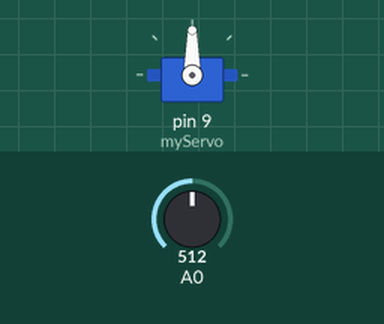
The sketch below on a simulated Arduino Uno, built with avr-gcc and run on an emulated ATmega328P. On the bench: servo. Inputs (shaded band) come from the test bench; at power-on: A0 = 512.

Above: at 1.2 s.
1.3 s: A0 set to 716
At 2.1 s:
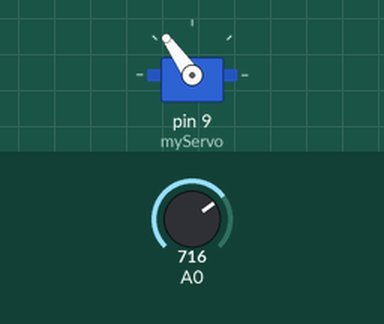
2.8 s: A0 set to 900
At 3.2 s:
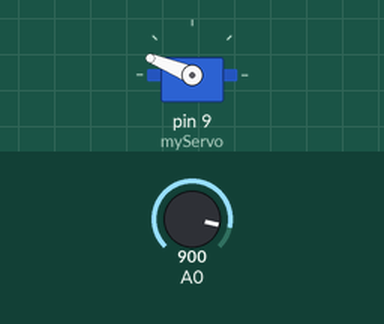
4.3 s: A0 set to 1023
At 5.5 s:
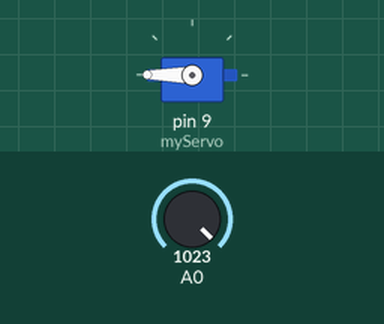
5.8 s: A0 set to 306
At 6.7 s:
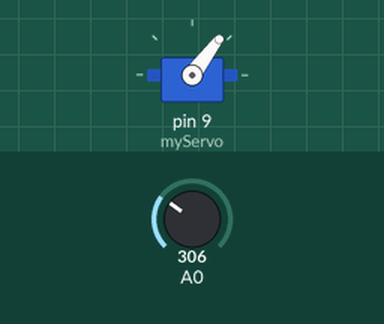
7.3 s: A0 set to 122
At 7.8 s:
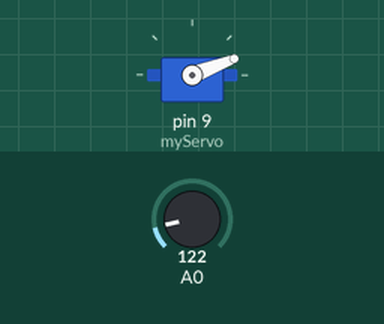
Timing chart, 0 to 9.8 s (numbered marks = the images above; inputs shaded):
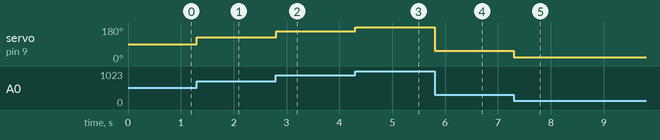

Measured:
- after the input at 1.3 s, servo on pin 9 (myServo): 90° → 125° at once
- after the input at 2.8 s, servo on pin 9 (myServo): 125° → 158° at once
- after the input at 4.3 s, servo on pin 9 (myServo): 158° → 180° at once
- after the input at 5.8 s, servo on pin 9 (myServo): 180° → 53° at once
- after the input at 7.3 s, servo on pin 9 (myServo): 53° → 21° at once

The sketch:

ServoExample.ino
```cpp
/*
  This code sample goes with the video https://vimeo.com/93608912
  created 2014
  by Tom Igoe
*/

#include <Servo.h>    // add the servo library
Servo myServo;        // make a local instance of the servo library

void setup() {
  // attach the servo to pin 9:
  myServo.attach(9);
}

void loop() {
  // get an analog reading:
  int sensor = analogRead(0);
  // map the sensor output to a range from 0 - 180:
  int angle = map(sensor, 0, 1023, 0, 180);
  // wait 20ms before the next loop.
  // this uses the modulo operator (%)
  // that gives you the remainder of the division of the two numbers.
  // e.g. 23 % 20 = 3, because 23 /20 has a remainder of 1:
  if (millis() % 20 < 2) {
    myServo.write(angle);
  }
}
```
